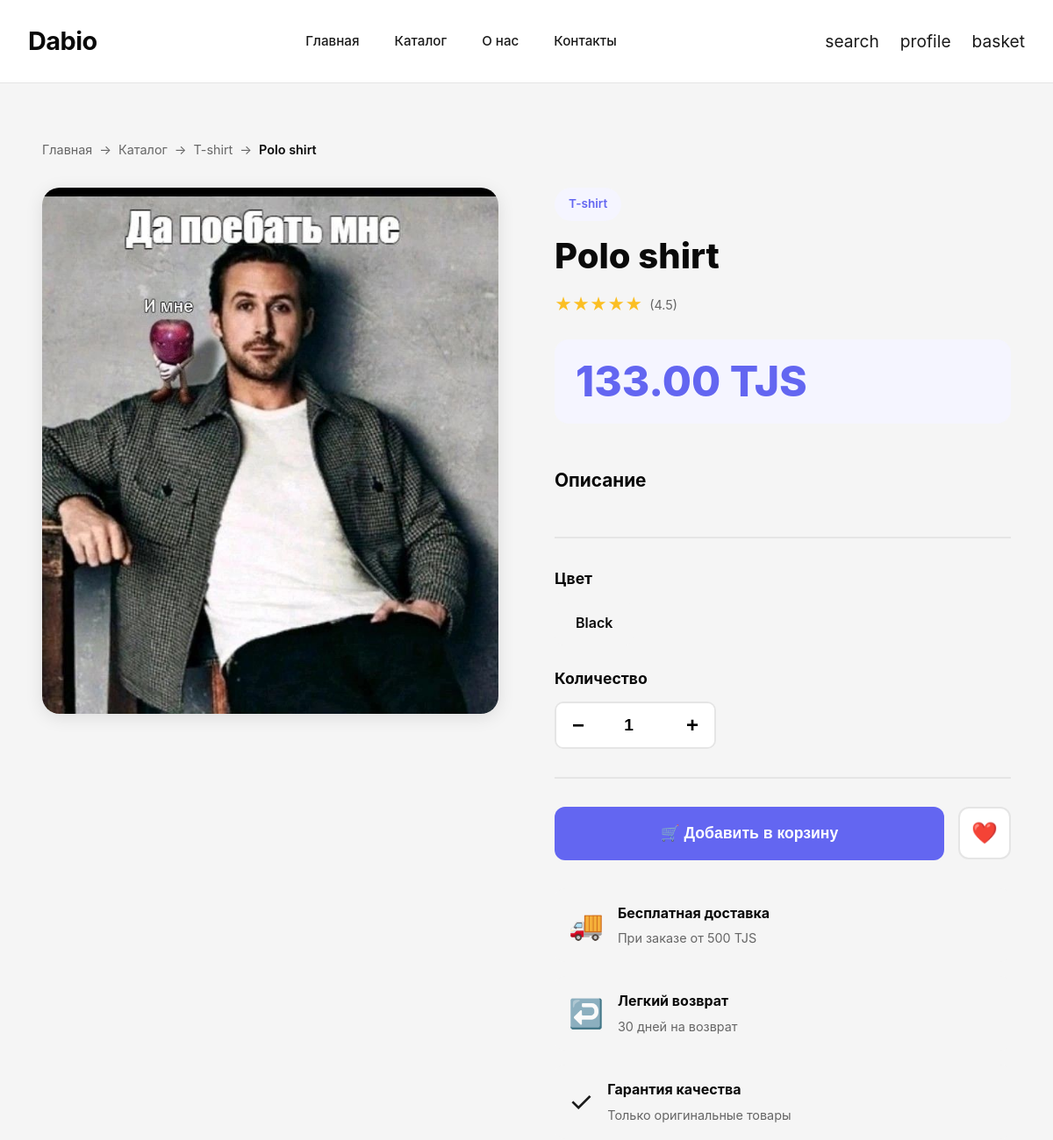
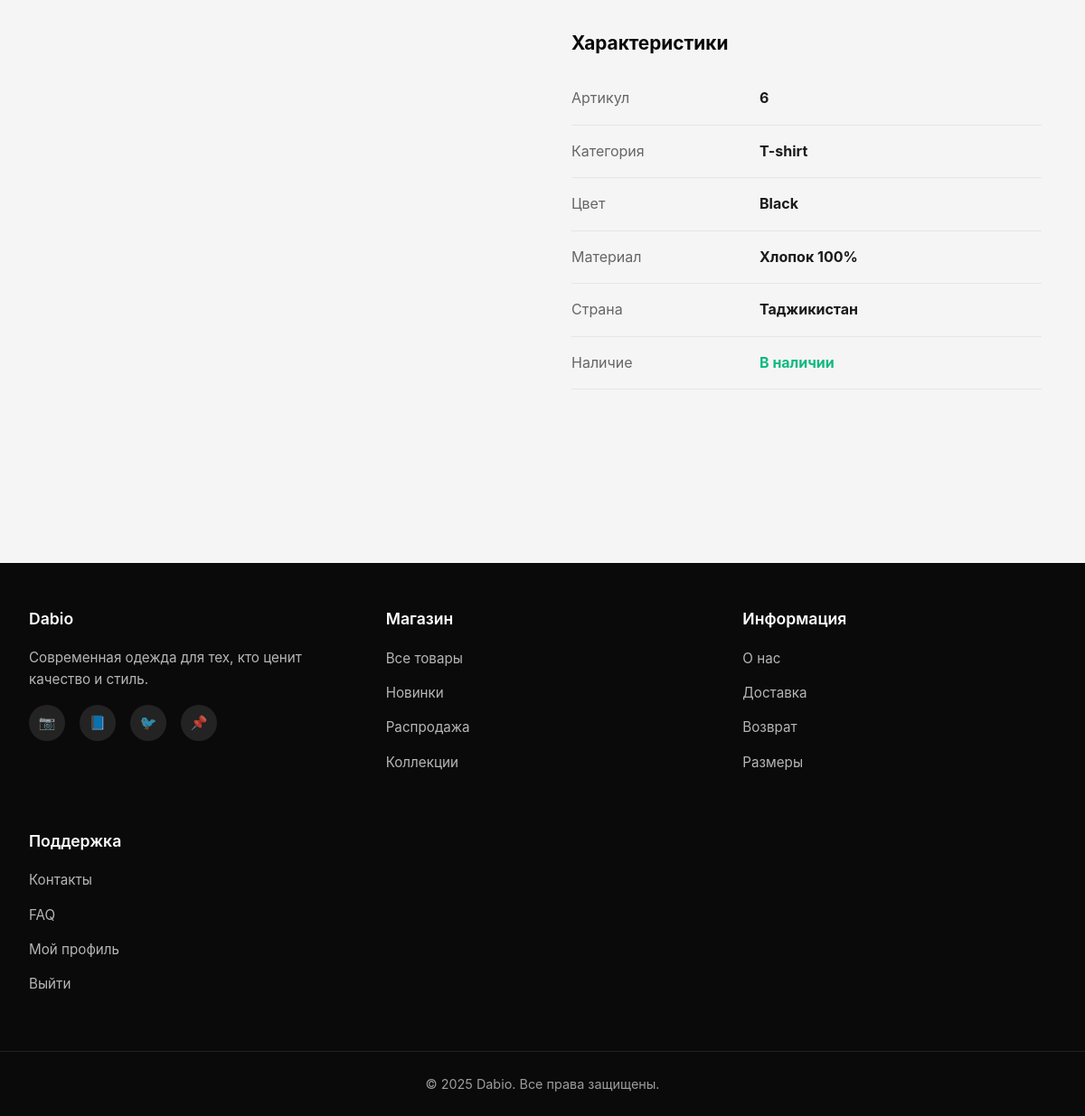
Page /product/polo-shirt/ (signed in) on the committed database (2 pictures, top to bottom).
### main/models.py (models this page shows, shortened)
class Product(models.Model):
    name = models.CharField(max_length=100)
    slug = models.CharField(max_length=100, unique=True)
    category = models.ForeignKey(Category, on_delete=models.CASCADE,
                                related_name='products')
    color = models.CharField(max_length=100)
    price = models.DecimalField(max_digits=10, decimal_places=2)
    descriptions = models.TextField(blank=True)
    main_image = models.ImageField(upload_to='products/main/')
    created_at = models.DateTimeField(auto_now_add=True)
    updated_at = models.DateField(auto_now=True)
    available = models.BooleanField(default=True)

class Category(models.Model):
    name = models.CharField(max_length=100)
    slug = models.CharField(max_length=100, unique=True)

### main/views.py (the view)
# urls.py: path('product/<slug:slug>/', views.product_detail, name='product_detail'),
def product_detail(request, slug):
    product = get_object_or_404(Product, slug=slug, available=True)
    return render(request, 'main/detail.html', {'product': product})

### templates/main/detail.html (shortened to what this page needs)
{% extends 'main/base.html' %}
{% block content %}
<div class="product-detail-container">
    <div class="breadcrumbs">
        <a href="/">Главная</a>
        <span>→</span>
        <a href="{% url 'main:product_list' %}">Каталог</a>
        <span>→</span>
        <a href="{% url 'main:product_list' product.category.slug %}">{{ product.category.name }}</a>
        <span>→</span>
        <span class="current">{{ product.name }}</span>
    </div>
    <div class="product-detail">
        <div class="product-gallery">
            <div class="main-image">
                {% if product.main_image %}
                    <img src="{{ product.main_image.url }}" alt="{{ product.name }}" id="mainImage">
                {% elif product.image %}
                    <img src="{{ product.image.url }}" alt="{{ product.name }}" id="mainImage">
                {% else %}
                    <div class="image-placeholder">
                        <span>👕</span>
                    </div>
                {% endif %}
            </div>
        </div>
        <div class="product-details">
            <div class="product-header">
                <span class="product-category-badge">{{ product.category.name }}</span>
                <h1 class="product-title">{{ product.name }}</h1>
                <div class="product-rating">
                    <div class="stars">★★★★★</div>
                    <span class="rating-text">(4.5)</span>
                </div>
                <div class="product-price-block">
                    {% if product.discount %}
                        <div class="price-row">
                            <span class="price-old">{{ product.price }} TJS</span>
                            <span class="discount-badge">-{{ product.discount }}%</span>
                        </div>
                        <div class="price-current">{{ product.discounted_price }} TJS</div>
                        <p class="savings">Вы экономите {{ product.savings }} TJS</p>
                    {% else %}
                        <div class="price-current">{{ product.price }} TJS</div>
                    {% endif %}
                </div>
            </div>
            <div class="product-description">
                <h3>Описание</h3>
            </div>
            <div class="product-options">
                {% if product.color %}
                <div class="option-group">
                    <label>Цвет</label>
                    <div class="color-info">
                        <span class="color-display">{{ product.color }}</span>
                    </div>
                </div>
                {% endif %}
                <div class="option-group">
                    <label>Количество</label>
                    <div class="quantity-selector">
                        <button class="qty-btn" onclick="decrementQty()">−</button>
                        <input type="number" id="quantity" value="1" min="1" max="10" readonly>
                        <button class="qty-btn" onclick="incrementQty()">+</button>
                    </div>
                </div>
            </div>
            <div class="product-actions">
                <button class="btn-add-to-cart">
                    🛒 Добавить в корзину
                </button>
                <button class="btn-wishlist">
                    ❤️
                </button>
            </div>
            <div class="product-info-blocks">
                <div class="info-block">
                    <div class="info-icon">🚚</div>
                    <div class="info-content">
                        <strong>Бесплатная доставка</strong>
                        <p>При заказе от 500 TJS</p>
                    </div>
                </div>
                <div class="info-block">
                    <div class="info-icon">↩️</div>
                    <div class="info-content">
                        <strong>Легкий возврат</strong>
                        <p>30 дней на возврат</p>
                    </div>
                </div>
                <div class="info-block">
                    <div class="info-icon">✓</div>
                    <div class="info-content">
                        <strong>Гарантия качества</strong>
                        <p>Только оригинальные товары</p>
                    </div>
                </div>
            </div>
            <div class="specifications">
                <h3>Характеристики</h3>
                <table class="specs-table">
                    <tr>
                        <td>Артикул</td>
                        <td><strong>{{ product.id }}</strong></td>
                    </tr>
                    <tr>
                        <td>Категория</td>
                        <td><strong>{{ product.category.name }}</strong></td>
                    </tr>
                    {% if product.color %}
                    <tr>
                        <td>Цвет</td>
                        <td><strong>{{ product.color }}</strong></td>
                    </tr>
                    {% endif %}
                    <tr>
                        <td>Материал</td>
                        <td><strong>Хлопок 100%</strong></td>
                    </tr>
                    <tr>
                        <td>Страна</td>
                        <td><strong>Таджикистан</strong></td>
                    </tr>
                    <tr>
                        <td>Наличие</td>
                        <td>
                            {% if product.available %}
                                <strong style="color: #10b981;">В наличии</strong>
                            {% else %}
                                <strong style="color: #ef4444;">Нет в наличии</strong>
                            {% endif %}
                        </td>
                    </tr>
                </table>
            </div>
        </div>
    </div>
</div>
{% endblock %}

### templates/main/base.html (style rules this page uses)
* { margin: 0; padding: 0; box-sizing: border-box; }
:root { --primary: #0a0a0a; --secondary: #f5f5f5; --accent: #6366f1; --text: #1a1a1a; --text-light: #666; --border: #e5e5e5; }
body { font-family: -apple-system, BlinkMacSystemFont, 'Segoe UI', Roboto, 'Helvetica Neue', Arial, sans-serif; background: var(--secondary); color: var(--text); line-height: 1.6; }

### templates/main/detail.html (style rules this page uses)
.product-detail-container { max-width: 1400px; margin: 0 auto; padding: 2rem 1rem; }
.breadcrumbs { display: flex; align-items: center; gap: 0.5rem; margin-bottom: 2rem; font-size: 0.9rem; color: #666; flex-wrap: wrap; }
.breadcrumbs a { color: #666; text-decoration: none; transition: color 0.3s; }
.breadcrumbs .current { color: #0a0a0a; font-weight: 600; }
.product-detail { display: grid; grid-template-columns: 1fr 1fr; gap: 4rem; margin-bottom: 4rem; }
.product-gallery { display: flex; flex-direction: column; gap: 1rem; }
.main-image { position: relative; width: 100%; height: 600px; background: white; border-radius: 20px; overflow: hidden; box-shadow: 0 4px 20px rgba(0,0,0,0.1); }
.main-image img { width: 100%; height: 100%; object-fit: cover; }
.product-details { display: flex; flex-direction: column; gap: 2rem; }
.product-category-badge { display: inline-block; padding: 0.5rem 1rem; background: #f5f5ff; color: #6366f1; border-radius: 20px; font-size: 0.85rem; font-weight: 600; margin-bottom: 1rem; }
.product-title { font-size: 2.5rem; font-weight: 800; color: #0a0a0a; line-height: 1.2; margin-bottom: 1rem; }
.product-rating { display: flex; align-items: center; gap: 0.5rem; margin-bottom: 1.5rem; }
.stars { color: #fbbf24; font-size: 1.2rem; }
.rating-text { color: #666; font-size: 0.9rem; }
.product-price-block { padding: 1.5rem; background: #f5f5ff; border-radius: 16px; margin-bottom: 1rem; }
.price-current { font-size: 3rem; font-weight: 800; color: #6366f1; line-height: 1; }
.product-description h3 { font-size: 1.3rem; margin-bottom: 1rem; color: #0a0a0a; }
.product-options { display: flex; flex-direction: column; gap: 1.5rem; padding: 2rem 0; border-top: 2px solid #e5e5e5; border-bottom: 2px solid #e5e5e5; }
.option-group label { display: block; font-weight: 700; color: #0a0a0a; margin-bottom: 0.75rem; font-size: 1.1rem; }
.color-info { display: flex; align-items: center; gap: 1rem; }
.color-display { padding: 0.75rem 1.5rem; background: #f5f5f5; border-radius: 10px; font-weight: 600; color: #0a0a0a; }
.quantity-selector { display: inline-flex; border: 2px solid #e5e5e5; border-radius: 10px; overflow: hidden; }
.qty-btn { width: 50px; height: 50px; border: none; background: white; font-size: 1.5rem; font-weight: 700; cursor: pointer; transition: background 0.3s; }
#quantity { width: 80px; height: 50px; border: none; text-align: center; font-size: 1.2rem; font-weight: 700; }
.product-actions { display: flex; gap: 1rem; }
.btn-add-to-cart { flex: 1; padding: 1.25rem 2rem; background: #6366f1; color: white; border: none; border-radius: 12px; font-size: 1.1rem; font-weight: 700; cursor: pointer; transition: all 0.3s; }
.btn-wishlist { width: 60px; height: 60px; border: 2px solid #e5e5e5; background: white; border-radius: 12px; font-size: 1.5rem; cursor: pointer; transition: all 0.3s; }
.product-info-blocks { display: grid; gap: 1rem; }
.info-block { display: flex; align-items: center; gap: 1rem; padding: 1rem; background: #f5f5f5; border-radius: 12px; }
.info-icon { font-size: 2rem; }
.info-content strong { display: block; color: #0a0a0a; margin-bottom: 0.25rem; }
.info-content p { font-size: 0.9rem; color: #666; margin: 0; }
.specifications h3 { font-size: 1.3rem; margin-bottom: 1rem; color: #0a0a0a; }
.specs-table { width: 100%; border-collapse: collapse; }
.specs-table tr { border-bottom: 1px solid #e5e5e5; }
.specs-table td { padding: 1rem 0; }
.specs-table td:first-child { color: #666; width: 40%; }

### rows in the picture
Product: category.name "T-shirt", name "Polo shirt", main_image (picture), price "133.00", color "Black", id "6"
